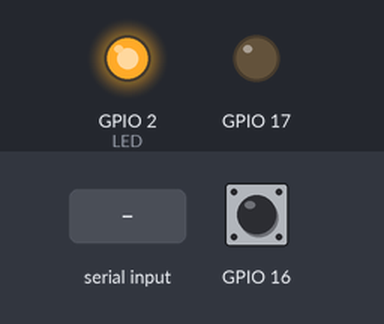
Recording of a sketch running on a simulated ESP32. Parts: output pins drawn as LEDs (lit = HIGH). Inputs (shaded band) come from the test bench; at power-on: GPIO 16 HIGH. What the sketch prints to the serial monitor is not drawn.

Above: at 1.3 s.
1.7 s: "1" received over Serial
At 1.9 s:
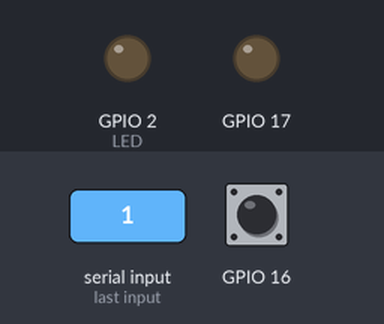
At 3.4 s:
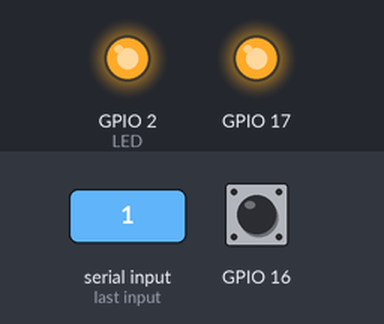
4.7 s: "0" received over Serial
Timing chart, 0 to 7.7 s (numbered marks = the images above; inputs shaded):
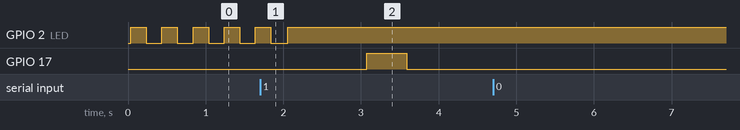

Measured:
- after the input at 1.7 s, GPIO 2 (LED): goes on until 2.1 s, then stays HIGH; GPIO 17: LOW → HIGH after 1.4 s, → LOW 0.51 s later
- after the input at 4.7 s, every drawn part: stays the same

The sketch:

gpio_test.ino
```cpp
/*
 * ESP32 GPIO Test - Verify pins work
 * Tests GPIO16 and GPIO17 by manually toggling and reading
 */

void setup() {
  Serial.begin(115200);
  while (!Serial) delay(10);

  pinMode(2, OUTPUT);  // LED

  Serial.println("\n╔══════════════════════════════════════╗");
  Serial.println("║   GPIO PIN TEST - GPIO16 & GPIO17    ║");
  Serial.println("╚══════════════════════════════════════╝");
  Serial.println();
  Serial.println("This test will verify GPIO16 and GPIO17");
  Serial.println("are working correctly.");
  Serial.println();
  Serial.println("WIRING FOR THIS TEST:");
  Serial.println("  Connect GPIO16 to GPIO17 with jumper");
  Serial.println("  wire (same as loopback test)");
  Serial.println();
  Serial.println("Press any key to start test...\n");

  while (!Serial.available()) {
    digitalWrite(2, HIGH);
    delay(200);
    digitalWrite(2, LOW);
    delay(200);
  }
  Serial.read();
}

void loop() {
  Serial.println("Testing GPIO16 as OUTPUT, GPIO17 as INPUT");
  Serial.println("─────────────────────────────────────────");

  // Configure
  pinMode(16, OUTPUT);
  pinMode(17, INPUT_PULLUP);

  // Test 1: Set GPIO16 HIGH, read GPIO17
  digitalWrite(16, HIGH);
  delay(10);  // Let it settle

  bool read17 = digitalRead(17);
  Serial.print("GPIO16 = HIGH, GPIO17 reads: ");
  Serial.println(read17 ? "HIGH ✓" : "LOW ✗");

  digitalWrite(2, read17 ? HIGH : LOW);
  delay(500);

  // Test 2: Set GPIO16 LOW, read GPIO17
  digitalWrite(16, LOW);
  delay(10);

  read17 = digitalRead(17);
  Serial.print("GPIO16 = LOW, GPIO17 reads:  ");
  Serial.println(read17 ? "HIGH ✗" : "LOW ✓");

  digitalWrite(2, read17 ? HIGH : LOW);
  delay(500);

  Serial.println();

  // Now swap roles
  Serial.println("Testing GPIO17 as OUTPUT, GPIO16 as INPUT");
  Serial.println("─────────────────────────────────────────");

  pinMode(17, OUTPUT);
  pinMode(16, INPUT_PULLUP);

  // Test 3: Set GPIO17 HIGH, read GPIO16
  digitalWrite(17, HIGH);
  delay(10);

  bool read16 = digitalRead(16);
  Serial.print("GPIO17 = HIGH, GPIO16 reads: ");
  Serial.println(read16 ? "HIGH ✓" : "LOW ✗");

  digitalWrite(2, read16 ? HIGH : LOW);
  delay(500);

  // Test 4: Set GPIO17 LOW, read GPIO16
  digitalWrite(17, LOW);
  delay(10);

  read16 = digitalRead(16);
  Serial.print("GPIO17 = LOW, GPIO16 reads:  ");
  Serial.println(read16 ? "HIGH ✗" : "LOW ✓");

  digitalWrite(2, read16 ? HIGH : LOW);
  delay(500);

  Serial.println();
  Serial.println("╔══════════════════════════════════════╗");
  Serial.println("║   Test complete                      ║");
  Serial.println("║   Check results above                ║");
  Serial.println("╚══════════════════════════════════════╝");
  Serial.println();
  Serial.println("All readings should match (HIGH→HIGH, LOW→LOW)");
  Serial.println("Press 'r' to repeat, or check jumper wire!\n");

  // Wait for command
  while (!Serial.available()) delay(10);
  char cmd = Serial.read();
  if (cmd != 'r' && cmd != 'R') {
    Serial.println("Exiting test");
    while (1) delay(1000);
  }

  Serial.println("\n\nRepeating test...\n");
}
```
